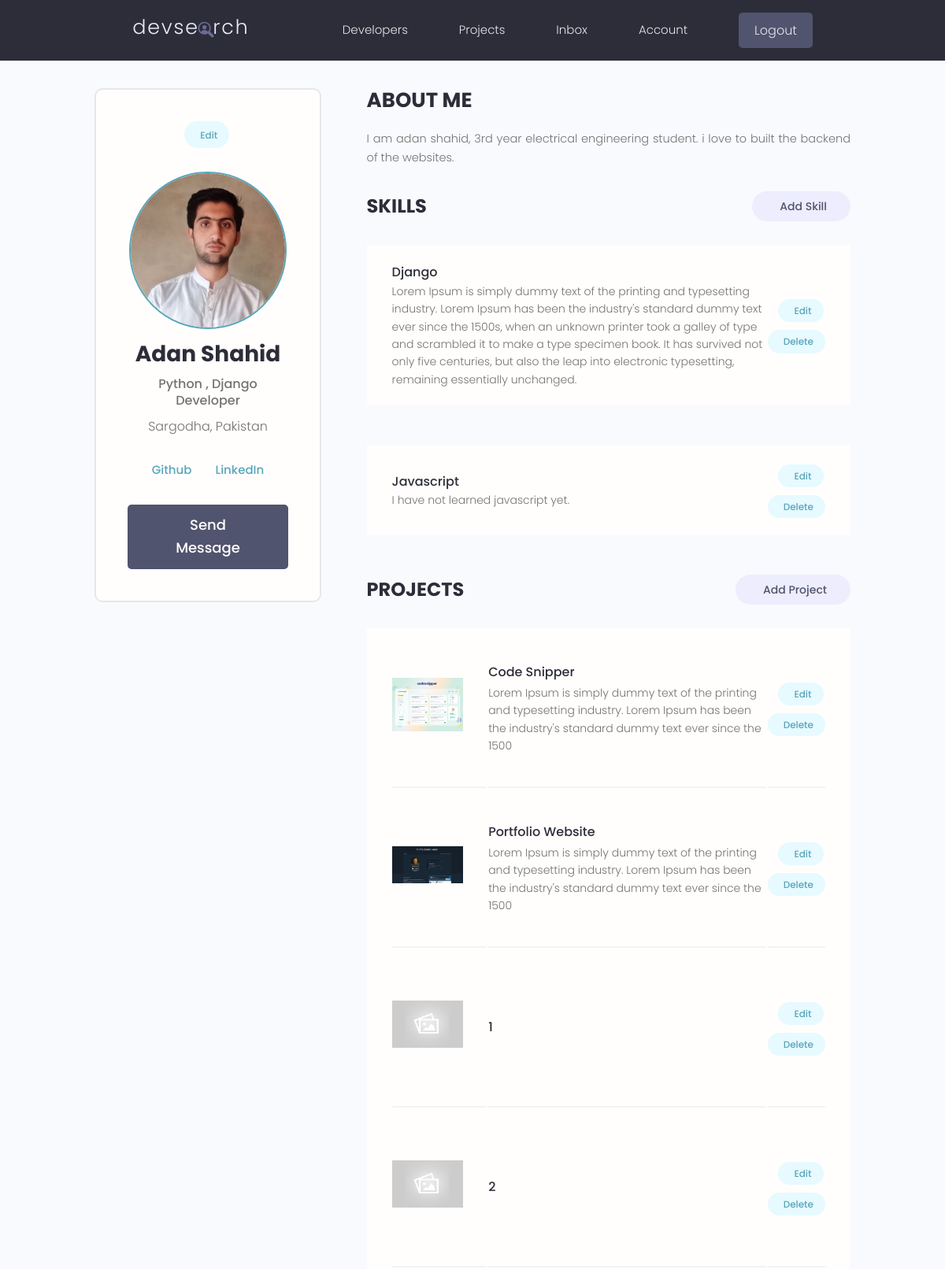
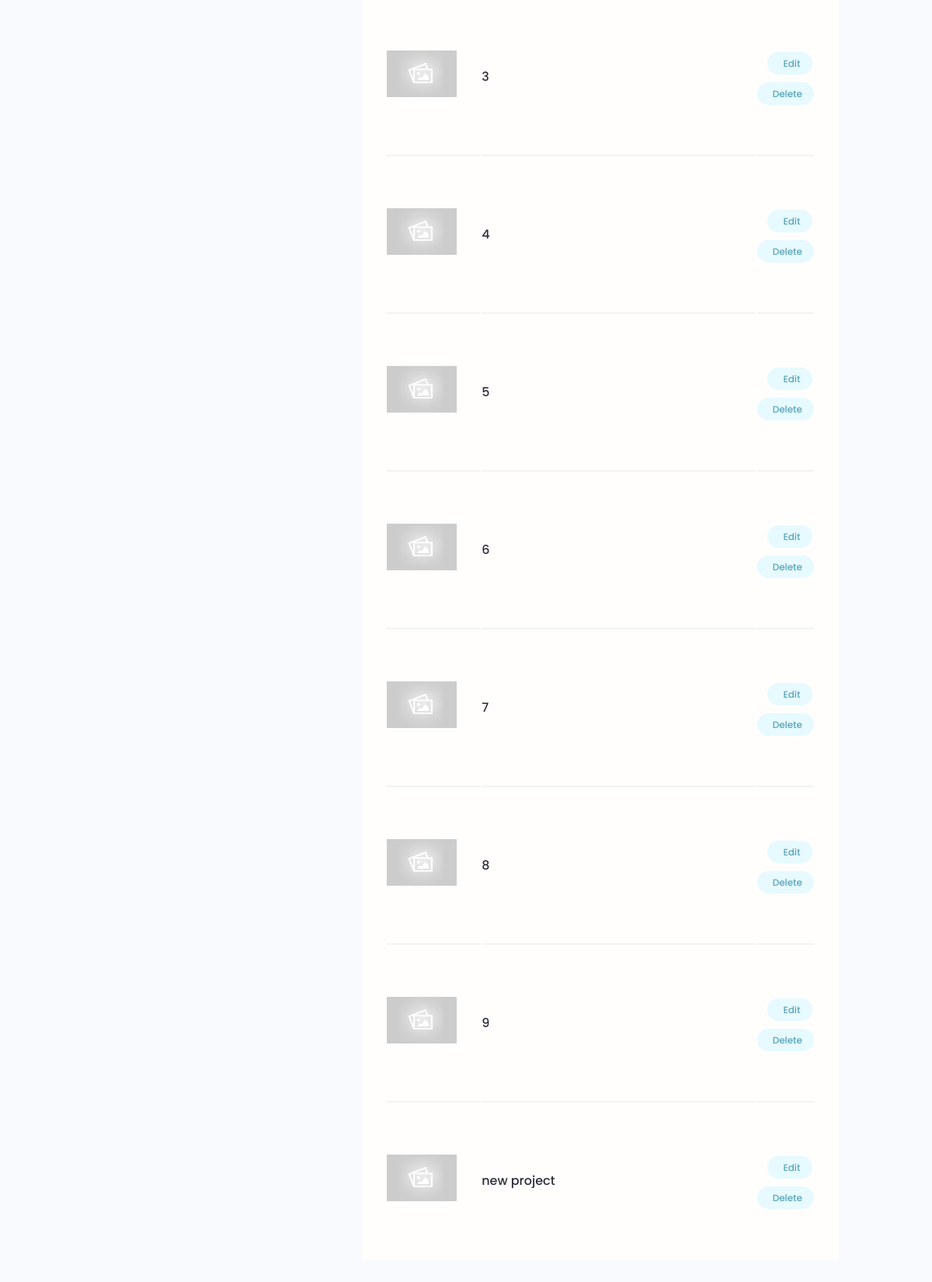
The app's page /account/ (signed in) with its own data (2 pictures, top to bottom).
### users/models.py (models this page shows, shortened)
class Profile(models.Model):
    user = models.OneToOneField(User, on_delete=models.CASCADE, null=True, blank=True)
    username = models.CharField(max_length=200, blank=True, null=True)
    location = models.CharField(max_length=200, blank=True, null=True)
    name = models.CharField(max_length=200, blank=True, null=True)
    email = models.EmailField(max_length=500, blank=True, null=True,)
    short_intro = models.CharField(max_length=200, blank=True, null=True)
    bio = models.TextField(blank=True, null=True)
    profile_image = models.ImageField(null=True, blank=True, upload_to='profiles/', default= "profiles/user-default.png")
    social_github = models.CharField(max_length=200, blank=True, null=True)
    social_twitter = models.CharField(max_length=200, blank=True, null=True)
    social_youtube = models.CharField(max_length=200, blank=True, null=True)
    social_linkedin = models.CharField(max_length=200, blank=True, null=True)
    social_website = models.CharField(max_length=200, blank=True, null=True)
    created = models.DateTimeField(auto_now_add=True)
    id = models.UUIDField(default=uuid.uuid4, unique=True, primary_key=True, editable=False)

class Skill(models.Model):
    owner = models.ForeignKey(Profile, on_delete=models.CASCADE, null=True)
    name = models.CharField(max_length=200, blank=True, null=True)
    description = models.TextField(blank=True, null=True)
    created = models.DateTimeField(auto_now_add=True)
    id = models.UUIDField(default=uuid.uuid4, unique=True, primary_key=True, editable=False)

### myapp/models.py (models this page shows, shortened)
class Project(models.Model):
    owner = models.ForeignKey(Profile,null = True, blank=True,
                               on_delete=models.SET_NULL )
    title = models.CharField(max_length=200)
    description = models.TextField(null = True, blank=True)
    featured_image = models.ImageField(null=True, blank= True, default='default.jpg')
    demo_link = models.CharField(max_length=2000, null=True, blank= True)
    source_link = models.CharField(max_length=2000, null=True, blank= True)
    tags = models.ManyToManyField('Tag',blank=True)
    vote_total = models.IntegerField(default=0, null=True, blank=True)
    vote_ratio = models.IntegerField(default=0, null=True, blank=True)
    created = models.DateTimeField(auto_now_add=True)
    id = models.UUIDField(default=uuid.uuid4, unique=True, primary_key=True, editable=False)
    class Meta:
        ordering = ['-vote_ratio', '-vote_total', 'title']

### users/views.py (the view)
# urls.py: path('account/', views.userAccount, name="account"),
@login_required(login_url='login')
def userAccount(request):
    profile = request.user.profile # If you are not logged in, you will not be able to open this page.
    skills = profile.skill_set.all()
    projects = profile.project_set.all()
    context = {'profile':profile, 'skills':skills, 'projects':projects}
    return render(request, 'users/account.html', context)

### users/templates/users/account.html (shortened to what this page needs)
{% extends 'main.html' %}
{% load static %}
{% block content1 %}
  <main class="settingsPage profile my-md">
    <div class="container">
      <div class="layout">
        <div class="column column--1of3">
          <div class="card text-center">
            <div class="card__body dev">
              <a class="tag tag--pill tag--main settings__btn" href="{% url 'edit-account' %}"> Edit</a>
              <img class="avatar avatar--xl dev__avatar" src="{% static 'img/profiles/IMG_20240621_205921.jpg' %}" />
              <h2 class="dev__name">{{profile.name}}</h2>
              <p class="dev__title">{{profile.short_intro}}</p>
              <p class="dev__location">{{profile.location}}</p>
              <ul class="dev__social">
                {% if profile.social_github %}
                <li>
                  <a title="Github" href="{{profile.social_github}}" target="_blank">Github</a>
                </li>
                {% endif %}
                {% if profile.social_linkedin %}
                <li>
                  <a title="LinkedIn" href="{{profile.social_linkedin}}" target="_blank">LinkedIn</a>
                </li>
                {% endif %}
              </ul>
              <a href="#" class="btn btn--sub btn--lg">Send Message </a>
            </div>
          </div>
        </div>
        <div class="column column--2of3">
          <div class="devInfo">
            <h3 class="devInfo__title">About Me</h3>
            <p class="devInfo__about">{{profile.bio}}</p>
          </div>
          <div class="settings">
            <h3 class="settings__title">Skills</h3>
            <a class="tag tag--pill tag--sub settings__btn tag--lg" href="{% url 'create-skill' %}"> Add Skill</a>
          </div>
          {% for skill in skills %}
          <table class="settings__table">
            <tr>
              <td class="settings__tableInfo">
                <h4>{{skill.name}}</h4>
                <p>
                  {{skill.description}}
                </p>
              </td>
              <td class="settings__tableActions">
                <a class="tag tag--pill tag--main settings__btn" href="{% url 'update-skill' skill.id %}"> Edit</a>
                <a class="tag tag--pill tag--main settings__btn" href="{% url 'delete-skill' skill.id %}?next=/account">
                  Delete</a>
              </td>
            </tr>
            {% endfor %}
          </table>
          <div class="settings">
            <h3 class="settings__title">Projects</h3>
            <a class="tag tag--pill tag--sub settings__btn tag--lg" href="{% url 'create_form' %}"> Add Project</a>
          </div>
          <table class="settings__table">
            {% for project in projects %}
            <tr>
              <td class="settings__thumbnail">
                <a href="{% url 'project' project.id %}"><img src="{{project.featured_image.url}}" alt="Project Thumbnail" /></a>
              </td>
              <td class="settings__tableInfo">
                <a href="{% url 'project' project.id %}">{{project.title}}</a>
                <p>
                  {{project.description|slice:"150"}}
                </p>
              </td>
              <td class="settings__tableActions">
                <a class="tag tag--pill tag--main settings__btn" href="{% url 'update-form' project.id %}"> Edit</a>
                <a class="tag tag--pill tag--main settings__btn" href="{% url 'delete-form' project.id %}?next=/account">
                  Delete</a>
              </td>
            </tr>
            {% endfor %}
          </table>
        </div>
      </div>
    </div>
  </main>
  {% endblock content1 %}

### static/styles/app.css (style rules this page uses)
:root { --color-sub: #2d2d39; }
.btn--sub { background-color: var(--color-sub-light); }
.card { border: 2px solid var(--color-light); }
img { width: 100%; }
.profile .card > .dev { padding: 4rem; }
.dev__avatar { display: block; margin: auto; }
.dev__name { color: var(--color-sub); font-size: 2.8rem; font-weight: 700; margin-top: 1rem; margin-bottom: 0.5rem; }
.dev__title { font-size: 1.6rem; font-weight: 500; line-height: 1.3; }
.dev__location { margin-top: 1rem; }
.dev__social { margin: 3rem 0; list-style: none; display: flex; justify-content: center; gap: 1.5rem; }
.devInfo { margin-bottom: 3rem; }
.devInfo__title, .devInfo__subtitle { font-size: 2.6rem; color: var(--color-sub); text-transform: uppercase; font-weight: 700; margin-bottom: 1.5rem; }
.devInfo__about, .devSkill__info { font-size: 1.45rem; line-height: 1.7; text-align: justify; }
.settingsPage .dev > .settings__btn { display: inline-block; margin-bottom: 3rem; }
.settings { display: flex; justify-content: space-between; align-items: center; }
.settings__title { font-size: 2.4rem; text-transform: uppercase; font-weight: 700; color: var(--color-sub); }
.settings__table { margin-top: 3rem; margin-bottom: 5rem; padding: 0 3rem; background: var(--color-white); }
.settings__table tr { width: 100%; }
.settings__table tr > td { padding: 2rem 0; }
.settings__table tr:not(:last-child) td { border-bottom: 2px solid var(--color-white-light); }
.settings__thumbnail { width: 23%; min-width: 10rem; }
.settings__thumbnail img { padding-right: 3rem; height: 15rem; object-fit: contain; }
.settings__tableInfo { width: 100%; }
.settings__tableInfo h4, .settings__tableInfo a { padding-right: 1rem; width: auto; font-size: 1.6rem; font-weight: 500; color: var(--color-sub); }
.settings__tableInfo p { font-size: 1.4rem; }
.settings__tableActions { text-align: right; }

### static/uikit/styles/modules/_variables.css (style rules this page uses)
:root { --color-main: #5aa5b9; --color-main-light: #e6faff; --color-sub: #3f4156; --color-sub-light: #51546e; --color-sub-lighter: #ededfd; --color-text: #737373; --color-gray: #8b8b8b; --color-light: #e5e7eb; --color-light-gray: #767676; --color-bg: #f8fafd; --color-white: #fffefd; --color-white-light: #f3f3f3; --color-success: #359e64; --color-success-bg: #def8e8; --color-error: #fc4b0b; --color-error-bg: #fff2ee; --font-base: 'Poppins', arial, helvetica, 'Segoe UI', roboto, ubuntu, sans-serif; --font-monospace: 'Fira Code', 'Courier New', courier, monospace; --font-regular: 300; --font-medium: 500; --font-bold: 700; --generic-shadow: 1px 1px 5px #00000010; --generic-transition: all 0.3s ease-in-out; }

### static/uikit/styles/modules/_base.css (style rules this page uses)
* { margin: 0; padding: 0; box-sizing: border-box; text-rendering: optimizeLegibility; color: inherit; font-size: inherit; }
html { font-size: 50%; }
@media only screen and (min-width: 480px) { html { font-size: 56.25%; } }
@media only screen and (min-width: 1200px) { html { font-size: 62.5%; } }
body { line-height: 1.6; font-weight: 400; font-size: 1.5rem; color: var(--color-text); background-color: var(--color-bg); min-height: 100vh; }

### static/uikit/styles/modules/_typography.css (style rules this page uses)
* { font-family: var(--font-base); }
h2 { font-size: 3.6rem; font-weight: var(--font-bold); }
h3 { font-size: 3.2rem; font-weight: var(--font-medium); }
h4 { font-size: 2.8rem; font-weight: var(--font-medium); }
p, span, strong { font-size: 1.6rem; color: var(--color-text); font-weight: var(--font-regular); }
a { padding-bottom: 2px; text-decoration: none; display: inline-block; color: var(--color-main); font-weight: var(--font-medium); }

### static/uikit/styles/modules/_utilities.css (style rules this page uses)
.container { width: 92%; max-width: 165rem; margin: 0 auto; box-sizing: border-box; }
@media screen and (min-width: 1000px) { .container { width: 90%; } }
@media screen and (min-width: 1200px) { .container { width: 80%; } }
.text-center { text-align: center; }
.my-md { margin: 3rem auto; }

### static/uikit/styles/modules/_avatar.css (style rules this page uses)
.avatar { border-radius: 50%; border: 2px solid var(--color-main); object-fit: cover; }
.avatar--xl { height: 20rem; width: 20rem; }

### static/uikit/styles/modules/_card.css (style rules this page uses)
.card { border-radius: 1rem; background-color: var(--color-white); border: 1.5px solid var(--color-light); width: auto; height: auto; margin-top: 0.5rem; margin-bottom: 0.5rem; overflow: hidden; }
.card__body, .card__header { padding: 2rem 2.5rem; }

### static/uikit/styles/modules/_layout.css (style rules this page uses)
.layout { display: flex; flex-flow: row wrap; justify-content: space-between; }
.layout > .column { margin-bottom: 3rem; }
.layout > .column.column--1of3 { flex-basis: 30%; }
.layout > .column.column--2of3 { flex-basis: 64%; }

### records on screen
Profile: name "Adan Shahid", short_intro "Python , Django Developer", location "Sargodha, Pakistan", bio "I am adan shahid, 3rd year electrical engineering student. i love to built the backend of the websites."
Skill: name "Django", description "Lorem Ipsum is simply dummy text of the printing and typesetting industry. Lorem Ipsum has been the industry's standard dummy text ever since the 1500s, when an unknown printer took a galley of type and scrambled it to make a type specimen book. It has survived not only five centuries, but also the leap into electronic typesetting, remaining essentially unchanged."
Skill: name "Javascript", description "I have not learned javascript yet."
Project: featured_image (picture), title "Code Snipper", description "Lorem Ipsum is simply dummy text of the printing and typesetting industry. Lorem Ipsum has been the industry's standard dummy text ever since the 1500"
Project: featured_image (picture), title "Portfolio Website", description "Lorem Ipsum is simply dummy text of the printing and typesetting industry. Lorem Ipsum has been the industry's standard dummy text ever since the 1500"
Project: featured_image (placeholder picture), title "1"
Project: featured_image (placeholder picture), title "2"
Project: featured_image (placeholder picture), title "3"
Project: featured_image (placeholder picture), title "4"
Project: featured_image (placeholder picture), title "5"
Project: featured_image (placeholder picture), title "6"
Project: featured_image (placeholder picture), title "7"
Project: featured_image (placeholder picture), title "8"
Project: featured_image (placeholder picture), title "9"
Project: featured_image (placeholder picture), title "new project"
